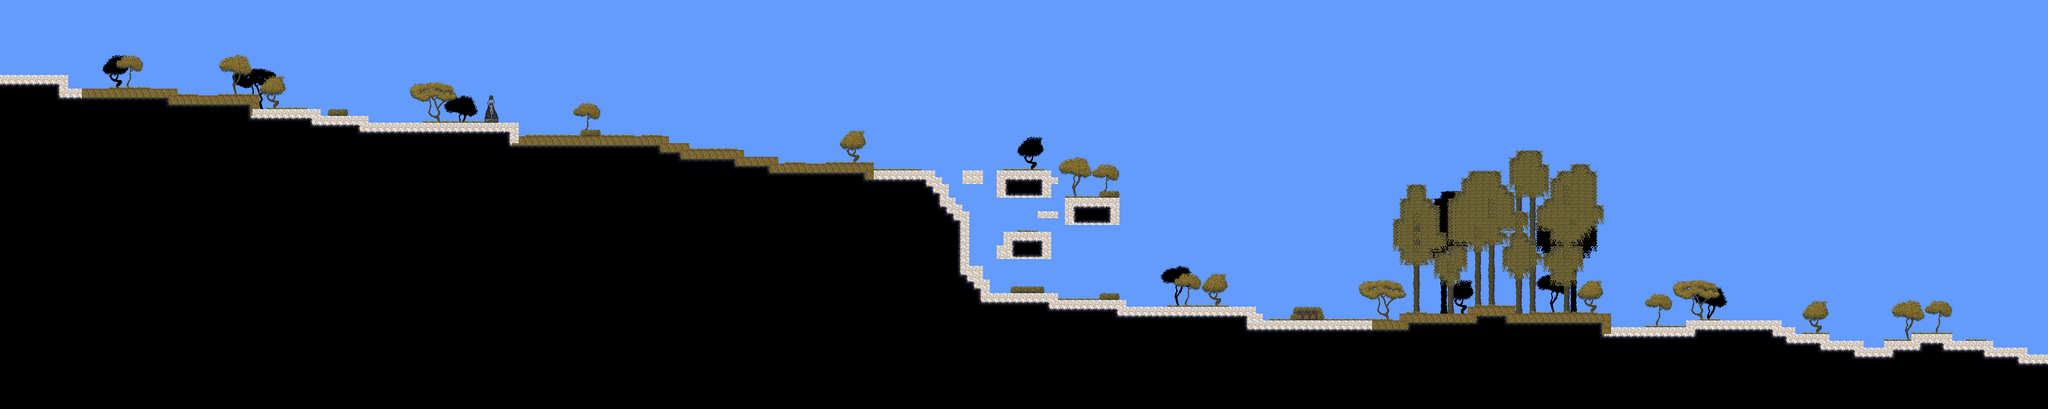

Tiled map render using the project's own tile images. Description and the map definition, with tile-layer contents summarised, below:
An orthogonal 300x60 tile map with 16x16 px tiles, 4 tile layers (SilhouetteLayer, BackgroundLayer, GameLayer, ForegroundLayer) and 30 objects (27x enemySpawn, 2x spawn, shrine).

<map version="1.0" orientation="orthogonal" renderorder="left-up" width="300" height="60" tilewidth="16" tileheight="16" backgroundcolor="#639bff" nextobjectid="62">
 <properties>
  <property name="background" value="Olaf_background.png" />
  <property name="backgroundHeight" value="0" />
  <property name="drainRate" value="8" />
  <property name="exitLeft" value="aragas_01.tmx" />
  <property name="exitRight" value="olaf_01.tmx" />
  <property name="spawnLeft" value="playerSpawnRight" />
  <property name="spawnRight" value="playerSpawnLeft" />
 </properties>
 <tileset firstgid="1" name="Olaf_tileset" tilewidth="16" tileheight="16">
  <image source="../graphics/levels/Olaf_tileset.png" trans="ff00ff" width="512" height="512" />
  <terraintypes>
   <terrain name="grass" tile="-1" />
   <terrain name="stone" tile="-1" />
   <terrain name="foliage" tile="-1" />
   <terrain name="foliagesilho" tile="-1" />
  </terraintypes>
  <tile id="1" terrain=",,,0" />
  <tile id="2" terrain=",,0," />
  <tile id="4" terrain=",,,1" />
  <tile id="5" terrain=",,1," />
  <tile id="18" terrain=",,,2" />
  <tile id="20" terrain=",,2," />
  <tile id="26" terrain=",,,3" />
  <tile id="28" terrain=",,3," />
  <tile id="32" terrain=",,0,0" />
  <tile id="33" terrain=",0,0,0" />
  <tile id="34" terrain="0,,0,0" />
  <tile id="35" terrain=",,1,1" />
  <tile id="36" terrain=",1,1,1" />
  <tile id="37" terrain="1,,1,1" />
  <tile id="49" terrain=",,2,2" />
  <tile id="50" terrain=",2,2,2" />
  <tile id="51" terrain="2,2,2,2" />
  <tile id="52" terrain="2,,2,2" />
  <tile id="57" terrain=",,3,3" />
  <tile id="58" terrain=",3,3,3" />
  <tile id="59" terrain="3,3,3,3" />
  <tile id="60" terrain="3,,3,3" />
  <tile id="64" terrain="0,0,," />
  <tile id="65" terrain="0,0,,0" />
  <tile id="66" terrain="0,0,0," />
  <tile id="67" terrain="1,1,," />
  <tile id="68" terrain="1,1,,1" />
  <tile id="69" terrain="1,1,1," />
  <tile id="82" terrain="2,2,,2" />
  <tile id="84" terrain="2,2,2," />
  <tile id="90" terrain="3,3,,3" />
  <tile id="92" terrain="3,3,3," />
  <tile id="97" terrain=",0,,0" />
  <tile id="98" terrain="0,,0," />
  <tile id="100" terrain=",1,,1" />
  <tile id="101" terrain="1,,1," />
  <tile id="114" terrain=",2,,2" />
  <tile id="116" terrain="2,,2," />
  <tile id="122" terrain=",3,,3" />
  <tile id="124" terrain="3,,3," />
  <tile id="129" terrain=",0,," />
  <tile id="130" terrain="0,,," />
  <tile id="132" terrain=",1,," />
  <tile id="133" terrain="1,,," />
  <tile id="145" terrain="2,2,," />
  <tile id="146" terrain=",2,," />
  <tile id="148" terrain="2,,," />
  <tile id="153" terrain="3,3,," />
  <tile id="154" terrain=",3,," />
  <tile id="156" terrain="3,,," />
  <tile id="160" terrain="0,0,0,0" />
  <tile id="163" terrain="1,1,1,1" />
 </tileset>
 <layer name="SilhouetteLayer" width="300" height="60">
  <data>[18000 cells, 361 non-empty, 118 distinct tile ids]</data>
 </layer>
 <layer name="BackgroundLayer" width="300" height="60">
  <data>[18000 cells, 875 non-empty, 132 distinct tile ids]</data>
 </layer>
 <layer name="GameLayer" width="300" height="60">
  <data>[18000 cells, 8077 non-empty, 20 distinct tile ids]</data>
 </layer>
 <layer name="ForegroundLayer" width="300" height="60">
  <data>[18000 cells, 191 non-empty, 16 distinct tile ids]</data>
 </layer>
 <objectgroup name="Triggers">
  <object id="61" name="shrine_01" type="shrine" x="1133.87" y="220.083" width="34.9167" height="69.1667" />
 </objectgroup>
 <objectgroup name="Actors">
  <object id="20" name="playerSpawnRight" type="spawn" x="4791.33" y="823.5">
   <ellipse />
  </object>
  <object id="21" name="playerSpawnLeft" type="spawn" x="8.33333" y="167">
   <ellipse />
  </object>
  <object id="22" name="enemySpawn_01" type="enemySpawn" x="4524" y="775">
   <properties>
    <property name="amount" value="1" />
    <property name="enemyType" value="skeleton" />
   </properties>
   <ellipse />
  </object>
  <object id="23" name="enemySpawn_02" type="enemySpawn" x="4324.5" y="792.5">
   <properties>
    <property name="amount" value="1" />
    <property name="enemyType" value="skeleton" />
   </properties>
   <ellipse />
  </object>
  <object id="24" name="enemySpawn_03" type="enemySpawn" x="4136.5" y="747">
   <properties>
    <property name="amount" value="1" />
    <property name="enemyType" value="skeleton" />
   </properties>
   <ellipse />
  </object>
  <object id="25" name="enemySpawn_04" type="enemySpawn" x="4029" y="744">
   <properties>
    <property name="amount" value="1" />
    <property name="enemyType" value="skeleton" />
   </properties>
   <ellipse />
  </object>
  <object id="26" name="enemySpawn_05" type="enemySpawn" x="3705" y="725.5">
   <properties>
    <property name="amount" value="1" />
    <property name="enemyType" value="skeleton" />
   </properties>
   <ellipse />
  </object>
  <object id="27" name="enemySpawn_06" type="enemySpawn" x="3511" y="710">
   <properties>
    <property name="amount" value="1" />
    <property name="enemyType" value="skeleton" />
   </properties>
   <ellipse />
  </object>
  <object id="28" name="enemySpawn_07" type="enemySpawn" x="3356" y="728">
   <properties>
    <property name="amount" value="1" />
    <property name="enemyType" value="skeleton" />
   </properties>
   <ellipse />
  </object>
  <object id="29" name="enemySpawn_08" type="enemySpawn" x="3129" y="747">
   <properties>
    <property name="amount" value="1" />
    <property name="enemyType" value="skeleton" />
   </properties>
   <ellipse />
  </object>
  <object id="30" name="enemySpawn_09" type="enemySpawn" x="3003" y="742.5">
   <properties>
    <property name="amount" value="1" />
    <property name="enemyType" value="skeleton" />
   </properties>
   <ellipse />
  </object>
  <object id="31" name="enemySpawn_10" type="enemySpawn" x="2789.5" y="709.5">
   <properties>
    <property name="amount" value="1" />
    <property name="enemyType" value="skeleton" />
   </properties>
   <ellipse />
  </object>
  <object id="32" name="enemySpawn_11" type="enemySpawn" x="2744.5" y="710">
   <properties>
    <property name="amount" value="1" />
    <property name="enemyType" value="skeleton" />
   </properties>
   <ellipse />
  </object>
  <object id="33" name="enemySpawn_12" type="enemySpawn" x="2697.5" y="711.5">
   <properties>
    <property name="amount" value="1" />
    <property name="enemyType" value="skeleton" />
   </properties>
   <ellipse />
  </object>
  <object id="34" name="enemySpawn_13" type="enemySpawn" x="2392.5" y="679.5">
   <properties>
    <property name="amount" value="1" />
    <property name="enemyType" value="skeleton" />
   </properties>
   <ellipse />
  </object>
  <object id="35" name="enemySpawn_14" type="enemySpawn" x="2120" y="389">
   <properties>
    <property name="amount" value="1" />
    <property name="enemyType" value="skeleton" />
   </properties>
   <ellipse />
  </object>
  <object id="36" name="enemySpawn_15" type="enemySpawn" x="1943.5" y="375.5">
   <properties>
    <property name="amount" value="1" />
    <property name="enemyType" value="skeleton" />
   </properties>
   <ellipse />
  </object>
  <object id="37" name="enemySpawn_16" type="enemySpawn" x="1870" y="375">
   <properties>
    <property name="amount" value="1" />
    <property name="enemyType" value="skeleton" />
   </properties>
   <ellipse />
  </object>
  <object id="38" name="enemySpawn_17" type="enemySpawn" x="1702" y="346.5">
   <properties>
    <property name="amount" value="1" />
    <property name="enemyType" value="skeleton" />
   </properties>
   <ellipse />
  </object>
  <object id="39" name="enemySpawn_18" type="enemySpawn" x="1436" y="312">
   <properties>
    <property name="amount" value="1" />
    <property name="enemyType" value="skeleton" />
   </properties>
   <ellipse />
  </object>
  </objectgroup>
</map>
<!-- 9 of 30 objects omitted -->
